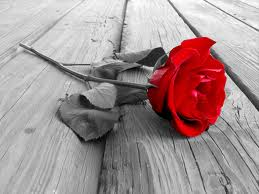
%> input picture database/image0.jpg, 259 x 194 px; its folder holds 4 pictures in this run
$ octave remain.m   (GNU Octave 9; MATLAB toolbox functions it lacks are replaced by stand-ins)
%> lines starting %> are read from the running program, lines starting %| are printed output that depends on the picture
### imageclassifier.m
function [classlabel,ind,it]=imageclassifier(loc,target,class)
ind=0;

disp('READING QUERY IMAGE')
query_image = imread(loc);
[QH_param,QS_param,QV_param] = img_calc(query_image);

folder = 'database';
imagelist = dir('database\*.jpg');
n = length(imagelist);
    v=ones(n+1,27);
    q=ones(1,27);
for i = 1 : n
    im=sprintf('%s/%s',folder,imagelist(i).name);
    dataimage = imread(im);
    [DH_param,DS_param,DV_param] = img_calc(dataimage);
    v(i,:)=combine(DH_param,DS_param,DV_param);

end
[wm,it]=learn_image(v,n,target);
q(1,:)=combine(QH_param,QS_param,QV_param);
classindex=classify(wm,q);
classindex=classindex+1;
classlabel=class{classindex};
end

### img_calc.m
function [H_param,S_param,V_param] = img_calc(query_image)


hsv_queryimage = rgb2hsv(query_image);

size_hsv_image = size(hsv_queryimage);

row = size_hsv_image(1);
column = size_hsv_image(2);

offset = floor(row/3);

partition1 = hsv_queryimage(1:offset,:,:);

partition2 = hsv_queryimage(offset + 1 : 2 * offset,:,:);

partition3 = hsv_queryimage(2 * offset +1:row,:,:);

partition1_h  = partition1(:,:,1);
partition1_s  = partition1(:,:,2);
partition1_v  = partition1(:,:,3);

partition2_h  = partition2(:,:,1);
partition2_s  = partition2(:,:,2);
partition2_v  = partition2(:,:,3);

partition3_h  = partition3(:,:,1);
partition3_s  = partition3(:,:,2);
partition3_v  = partition3(:,:,3);

H_param = [mean(mean(partition1_h)) mean(std(partition1_h)) skewness(skewness(partition1_h));
           mean(mean(partition2_h)) mean(std(partition2_h)) skewness(skewness(partition2_h));
           mean(mean(partition3_h)) mean(std(partition3_h)) skewness(skewness(partition3_h))];


S_param = [mean(mean(partition1_s)) mean(std(partition1_s)) skewness(skewness(partition1_s));
           mean(mean(partition2_s)) mean(std(partition2_s)) skewness(skewness(partition2_s));
           mean(mean(partition3_s)) mean(std(partition3_s)) skewness(skewness(partition3_s))];

V_param = [mean(mean(partition1_v)) mean(std(partition1_v)) skewness(skewness(partition1_v));
           mean(mean(partition2_v)) mean(std(partition2_v)) skewness(skewness(partition2_v));
           mean(mean(partition3_v)) mean(std(partition3_v)) skewness(skewness(partition3_v))];

end

### combine.m
function value=combine(H,S,V)
value=ones(1,27);
data=ones(3,9);
data(:,1:3)=H(1:3,1:3);
data(:,4:6)=S(1:3,1:3);
data(:,7:9)=V(1:3,1:3);
value=data(:)';

end

### learn_image.m
function [weights,ct]=learn_image(data,n,target)
weights=ones(27,1);
pred=data*weights;
pred=heaviside(pred);
 ac=0.0;
 lr=0.5;
ct=1;
for i=1:n
    if(target(i)==pred(i))
        ac=ac+1.0;
    end
end
ac=ac/n;
while(ac<1)
    for i=1:27
        for j=1:n
         weights(i,1)=weights(i,1)+((target(j)-pred(j))*lr*data(j,i));
        end
    end
    pred=data*weights;
    pred=heaviside(pred);
    ac=0.0;

for i=1:n
    if(target(i)==pred(i))
        ac=ac+1.0;
    end
end
ac=ac/n;
ct=ct+1;
end
end

### remain.m
clc
clear
 folder = 'C:\Users\priya\Desktop\9thsem\package\imageclassification\database';
class={'red rose','lilly flower'};
 imagelist = dir('C:\Users\priya\Desktop\9thsem\package\imageclassification\database\*.jpg');
n = length(imagelist);
for i=1:n
    if(i<9)
        target(i)=0;
    else
        target(i)=1;
    end
end
target(3)=1;
[filename1,pathname1,filterindex1]=uigetfile('*.jpg');%%Loading the file from the user interface
%> the answer given: database/image0.jpg
 queryimage=[pathname1,filename1];
[classlabel,ind,iteration]=imageclassifier(queryimage,target,class);
%> in imageclassifier, query_image is the input picture: size 194x259x3 uint8; mean R, G, B 163.9, 146.6, 147.1
%> in img_calc, `hsv_queryimage = rgb2hsv(query_image);`: hsv_queryimage: size 194x259x3 double; mean H, S, V 0.0987, 0.111, 0.643
%> in img_calc, `partition1 = hsv_queryimage(1:offset,:,:);`: partition1: size 64x259x3 double; mean H, S, V 0.0715, 0.0652, 0.795
%> in img_calc, `partition1_h  = partition1(:,:,1);`:
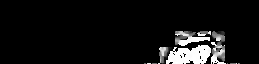
%> partition1_h: size 64x259 double; min 0, max 0.999, mean 0.0715
%> in img_calc, `partition1_s  = partition1(:,:,2);`:
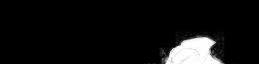
%> partition1_s: size 64x259 double; min 0, max 1, mean 0.0652
%> in img_calc, `partition1_v  = partition1(:,:,3);`:
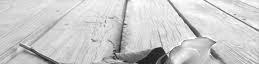
%> partition1_v: size 64x259 double; min 0.0941, max 1, mean 0.795
%> in img_calc, `H_param = [mean(mean(partition1_h)) mean(std(partition1_h)) skewness(s..`: H_param = [0.0715 0.108 NaN; 0.202 0.165 NaN; 0.0255 0.0586 NaN]
%> in img_calc, `S_param = [mean(mean(partition1_s)) mean(std(partition1_s)) skewness(s..`: S_param = [0.0652 0.0903 NaN; 0.256 0.0615 NaN; 0.0155 0.0391 NaN]
%> in img_calc, `V_param = [mean(mean(partition1_v)) mean(std(partition1_v)) skewness(s..`: V_param = [0.795 0.125 0.244; 0.563 0.136 -0.49; 0.575 0.091 -0.622]
%> in imageclassifier, `[QH_param,QS_param,QV_param] = img_calc(query_image);`: QH_param has the same summary as H_param in img_calc; QS_param has the same summary as S_param in img_calc; QV_param has the same summary as V_param in img_calc
%> in imageclassifier, `[DH_param,DS_param,DV_param] = img_calc(dataimage);`: DH_param has the same summary as H_param in img_calc; DS_param has the same summary as S_param in img_calc; DV_param has the same summary as V_param in img_calc
%> pass 2 of the loop in imageclassifier, `for i = 1 : n`:
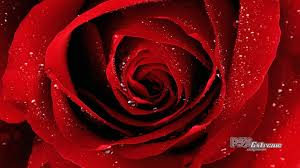
%> input picture database/image1.jpg, 300 x 168 px
%> in imageclassifier, dataimage is the input picture: size 168x300x3 uint8; mean R, G, B 113.2, 8.5, 12.5
%> hsv_queryimage: size 168x300x3 double; mean H, S, V 0.704, 0.928, 0.444
%> partition1: size 56x300x3 double; mean H, S, V 0.707, 0.938, 0.46
%> partition1_h: size 56x300 double
%> in img_calc (call 3), `partition1_s  = partition1(:,:,2);`:
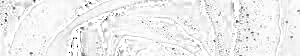
%> partition1_s: size 56x300 double; min 0, max 1, mean 0.938
%> in img_calc (call 3), `partition1_v  = partition1(:,:,3);`:
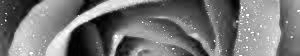
%> partition1_v: size 56x300 double; min 0.00392, max 1, mean 0.46
%> H_param = [0.707 0.388 -1.95; 0.683 0.375 -1.76; 0.722 0.377 -1.67]
%> S_param = [0.938 0.07 -0.958; 0.921 0.103 -0.591; 0.927 0.104 -0.54]
%> V_param = [0.46 0.169 -0.367; 0.438 0.154 0.802; 0.436 0.165 0.765]
%> DH_param has the same summary as H_param in img_calc; DS_param has the same summary as S_param in img_calc; DV_param has the same summary as V_param in img_calc
%> pass 3 of the loop in imageclassifier, `for i = 1 : n`:
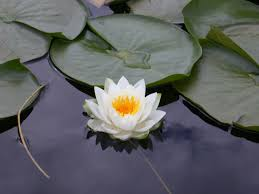
%> input picture database/image10.jpg, 259 x 194 px
%> in imageclassifier, dataimage is the input picture: size 194x259x3 uint8; mean R, G, B 94.8, 96.6, 98
%> hsv_queryimage: size 194x259x3 double; mean H, S, V 0.481, 0.204, 0.415
%> partition1: size 64x259x3 double; mean H, S, V 0.383, 0.174, 0.424
%> partition1_h: size 64x259 double
%> in img_calc (call 4), `partition1_s  = partition1(:,:,2);`:
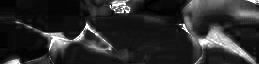
%> partition1_s: size 64x259 double; min 0, max 1, mean 0.174
%> in img_calc (call 4), `partition1_v  = partition1(:,:,3);`:
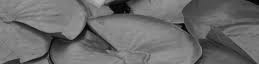
%> partition1_v: size 64x259 double; min 0.00392, max 0.722, mean 0.424
%> H_param = [0.383 0.122 0.23; 0.398 0.165 -0.428; 0.655 0.0839 -0.118]
%> S_param = [0.174 0.164 0.595; 0.205 0.2 0.108; 0.232 0.0686 0.588]
%> V_param = [0.424 0.103 -0.374; 0.471 0.147 -1.2; 0.353 0.0755 -1.03]
%> DH_param has the same summary as H_param in img_calc; DS_param has the same summary as S_param in img_calc; DV_param has the same summary as V_param in img_calc
%> the loop made 4 passes; the first 3 are shown
%> the run ends on the next line
